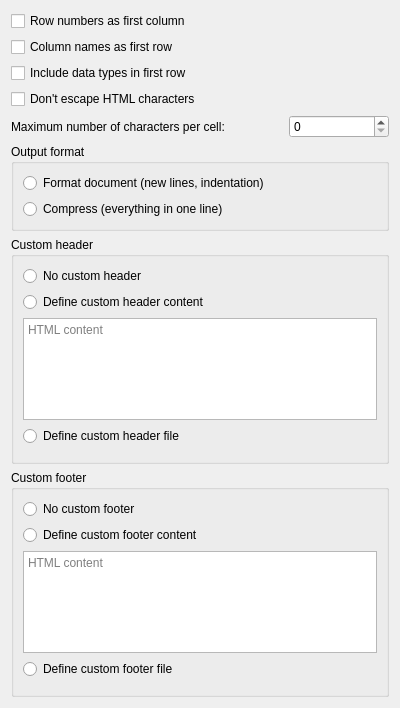
<?xml version="1.0" encoding="UTF-8"?>
<ui version="4.0">
 <class>HtmlExportConfig</class>
 <widget class="QWidget" name="HtmlExportConfig">
  <property name="geometry">
   <rect>
    <x>0</x>
    <y>0</y>
    <width>400</width>
    <height>708</height>
   </rect>
  </property>
  <property name="windowTitle">
   <string notr="true">Form</string>
  </property>
  <layout class="QGridLayout" name="gridLayout">
   <item row="6" column="0" colspan="2">
    <widget class="QGroupBox" name="customHeaderGroup">
     <property name="title">
      <string>Custom header</string>
     </property>
     <layout class="QVBoxLayout" name="verticalLayout">
      <item>
       <widget class="ConfigRadioButton" name="noCustomHdrRadio">
        <property name="text">
         <string>No custom header</string>
        </property>
        <property name="cfg" stdset="0">
         <string notr="true">HtmlExport.CustomHeaderMode</string>
        </property>
        <property name="assignedValue" stdset="0">
         <number>0</number>
        </property>
       </widget>
      </item>
      <item>
       <widget class="ConfigRadioButton" name="customHdrContentRadio">
        <property name="text">
         <string>Define custom header content</string>
        </property>
        <property name="assignedValue" stdset="0">
         <number>1</number>
        </property>
        <property name="cfg" stdset="0">
         <string notr="true">HtmlExport.CustomHeaderMode</string>
        </property>
       </widget>
      </item>
      <item>
       <widget class="QPlainTextEdit" name="customHdrContentEdit">
        <property name="placeholderText">
         <string>HTML content</string>
        </property>
        <property name="cfg" stdset="0">
         <string notr="true">HtmlExport.CustomHdrContent</string>
        </property>
       </widget>
      </item>
      <item>
       <widget class="ConfigRadioButton" name="customHdrFileRadio">
        <property name="text">
         <string>Define custom header file</string>
        </property>
        <property name="cfg" stdset="0">
         <string notr="true">HtmlExport.CustomHeaderMode</string>
        </property>
        <property name="assignedValue" stdset="0">
         <number>2</number>
        </property>
       </widget>
      </item>
      <item>
       <widget class="FileEdit" name="headerFileEdit" native="true">
        <property name="cfg" stdset="0">
         <string notr="true">HtmlExport.CustomHdrFile</string>
        </property>
        <property name="dialogTitle" stdset="0">
         <string>Choose file for the header</string>
        </property>
        <property name="filters" stdset="0">
         <string>HTML files (*.htm, *.html);;Text files (*.txt);;All files (*)</string>
        </property>
       </widget>
      </item>
     </layout>
    </widget>
   </item>
   <item row="5" column="0" colspan="2">
    <widget class="QGroupBox" name="outputFormatGroup">
     <property name="title">
      <string>Output format</string>
     </property>
     <layout class="QVBoxLayout" name="verticalLayout_2">
      <item>
       <widget class="ConfigRadioButton" name="formatRadio">
        <property name="text">
         <string>Format document (new lines, indentation)</string>
        </property>
        <property name="cfg" stdset="0">
         <string notr="true">HtmlExport.Format</string>
        </property>
        <property name="assignedValue" stdset="0">
         <string notr="true">format</string>
        </property>
       </widget>
      </item>
      <item>
       <widget class="ConfigRadioButton" name="compressRadio">
        <property name="text">
         <string>Compress (everything in one line)</string>
        </property>
        <property name="cfg" stdset="0">
         <string notr="true">HtmlExport.Format</string>
        </property>
        <property name="assignedValue" stdset="0">
         <string notr="true">compress</string>
        </property>
       </widget>
      </item>
     </layout>
    </widget>
   </item>
   <item row="0" column="0" colspan="2">
    <widget class="QCheckBox" name="rowNumsCheck">
     <property name="text">
      <string>Row numbers as first column</string>
     </property>
     <property name="cfg" stdset="0">
      <string notr="true">HtmlExport.PrintRowNum</string>
     </property>
    </widget>
   </item>
   <item row="4" column="0">
    <widget class="QLabel" name="label">
     <property name="text">
      <string>Maximum number of characters per cell:</string>
     </property>
    </widget>
   </item>
   <item row="1" column="0" colspan="2">
    <widget class="QCheckBox" name="colNamesCheck">
     <property name="text">
      <string>Column names as first row</string>
     </property>
     <property name="cfg" stdset="0">
      <string notr="true">HtmlExport.PrintHeader</string>
     </property>
    </widget>
   </item>
   <item row="3" column="0">
    <widget class="QCheckBox" name="dontEscapeCheck">
     <property name="toolTip">
      <string>&lt;p&gt;When enabled, HTML characters such as &amp;lt;, &amp;gt; and &amp;amp; are not escaped in exported values. This allows you for example to export hyper-link enabled documents, but it also may result in incorrect HTML document (unmatched pairs of &amp;lt; and &amp;gt; characters). Be warned.&lt;/p&gt;</string>
     </property>
     <property name="text">
      <string>Don't escape HTML characters</string>
     </property>
     <property name="cfg" stdset="0">
      <string notr="true">HtmlExport.DontEscapeHtml</string>
     </property>
    </widget>
   </item>
   <item row="4" column="1">
    <widget class="QSpinBox" name="spinBox">
     <property name="maximumSize">
      <size>
       <width>100</width>
       <height>16777215</height>
      </size>
     </property>
     <property name="maximum">
      <number>999999999</number>
     </property>
     <property name="cfg" stdset="0">
      <string notr="true">HtmlExport.ByteLengthLimit</string>
     </property>
    </widget>
   </item>
   <item row="2" column="0" colspan="2">
    <widget class="QCheckBox" name="dataTypesCheck">
     <property name="text">
      <string>Include data types in first row</string>
     </property>
     <property name="cfg" stdset="0">
      <string notr="true">HtmlExport.PrintDataTypes</string>
     </property>
    </widget>
   </item>
   <item row="7" column="0" colspan="2">
    <widget class="QGroupBox" name="customFooterGroup">
     <property name="title">
      <string>Custom footer</string>
     </property>
     <layout class="QVBoxLayout" name="verticalLayout_3">
      <item>
       <widget class="ConfigRadioButton" name="noCustomFtrRadio">
        <property name="text">
         <string>No custom footer</string>
        </property>
        <property name="cfg" stdset="0">
         <string notr="true">HtmlExport.CustomFooterMode</string>
        </property>
        <property name="assignedValue" stdset="0">
         <number>0</number>
        </property>
       </widget>
      </item>
      <item>
       <widget class="ConfigRadioButton" name="customFtrContentRadio">
        <property name="text">
         <string>Define custom footer content</string>
        </property>
        <property name="assignedValue" stdset="0">
         <number>1</number>
        </property>
        <property name="cfg" stdset="0">
         <string notr="true">HtmlExport.CustomFooterMode</string>
        </property>
       </widget>
      </item>
      <item>
       <widget class="QPlainTextEdit" name="customFtrContentEdit">
        <property name="placeholderText">
         <string>HTML content</string>
        </property>
        <property name="cfg" stdset="0">
         <string notr="true">HtmlExport.CustomFtrContent</string>
        </property>
       </widget>
      </item>
      <item>
       <widget class="ConfigRadioButton" name="customFtrFileRadio">
        <property name="text">
         <string>Define custom footer file</string>
        </property>
        <property name="cfg" stdset="0">
         <string notr="true">HtmlExport.CustomFooterMode</string>
        </property>
        <property name="assignedValue" stdset="0">
         <number>2</number>
        </property>
       </widget>
      </item>
      <item>
       <widget class="FileEdit" name="footerFileEdit" native="true">
        <property name="cfg" stdset="0">
         <string notr="true">HtmlExport.CustomFtrFile</string>
        </property>
        <property name="dialogTitle" stdset="0">
         <string>Choose file for the footer</string>
        </property>
        <property name="filters" stdset="0">
         <string>HTML files (*.htm, *.html);;Text files (*.txt);;All files (*)</string>
        </property>
       </widget>
      </item>
     </layout>
    </widget>
   </item>
  </layout>
 </widget>
 <customwidgets>
  <customwidget>
   <class>ConfigRadioButton</class>
   <extends>QRadioButton</extends>
   <header>common/configradiobutton.h</header>
  </customwidget>
  <customwidget>
   <class>FileEdit</class>
   <extends>QWidget</extends>
   <header>common/fileedit.h</header>
   <container>1</container>
  </customwidget>
 </customwidgets>
 <resources/>
 <connections/>
</ui>
